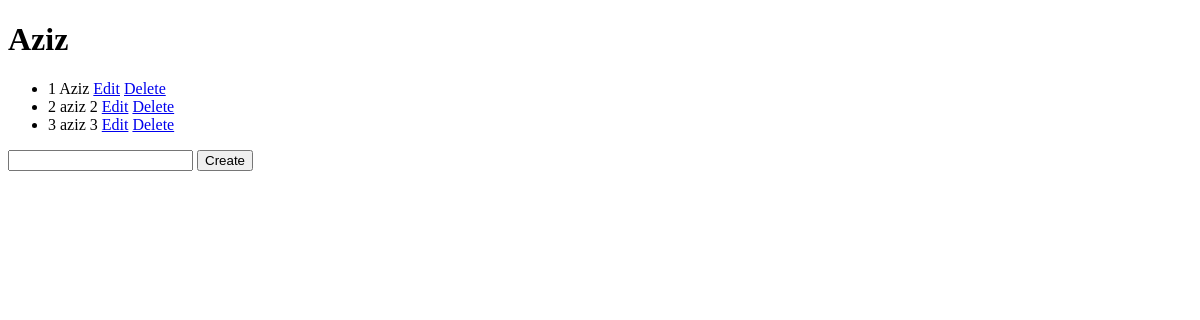
/core/, run on an earlier commit of the app's database.
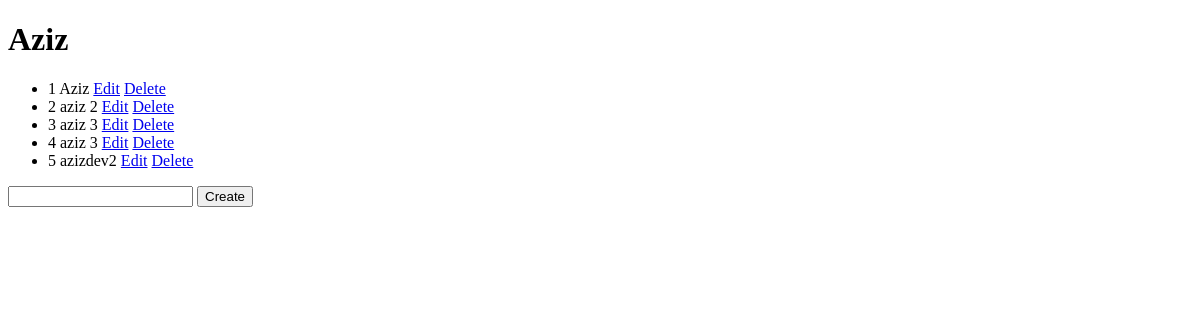
And on a later commit of the database.
### core/models.py (models this page shows, shortened)
class Person(models.Model):
    name = models.CharField(max_length=100)

### core/views.py (the view)
# urls.py: 2. Add a URL to urlpatterns:  path('', views.home, name='home')
def home(request):
    people = Person.objects.all()
    return render(request, 'index.html', {"people": people})

### core/templates/index.html (shortened to what this page needs)
<!DOCTYPE html>
<html lang="en">
<head>
</head>
<body>
    <h1>Aziz</h1>
    <ul>
        {% for person in people %}
        <li>
            {{ person.id }}    {{ person.name}}
            <a href="{% url 'edit' person.id %}">Edit</a>
            <a href="{% url 'delete' person.id %}">Delete</a>
        </li>
        {% endfor %}
    </ul>
    <form action="{% url 'create' %}" method="POST">
        <input type="text" name="name" required>
        <button type="submit">Create</button>
    </form>
</body>
</html>

What changed in the data, as far as the page shows it:
added Person: id "4", name "aziz 3"
added Person: id "5", name "azizdev2"
